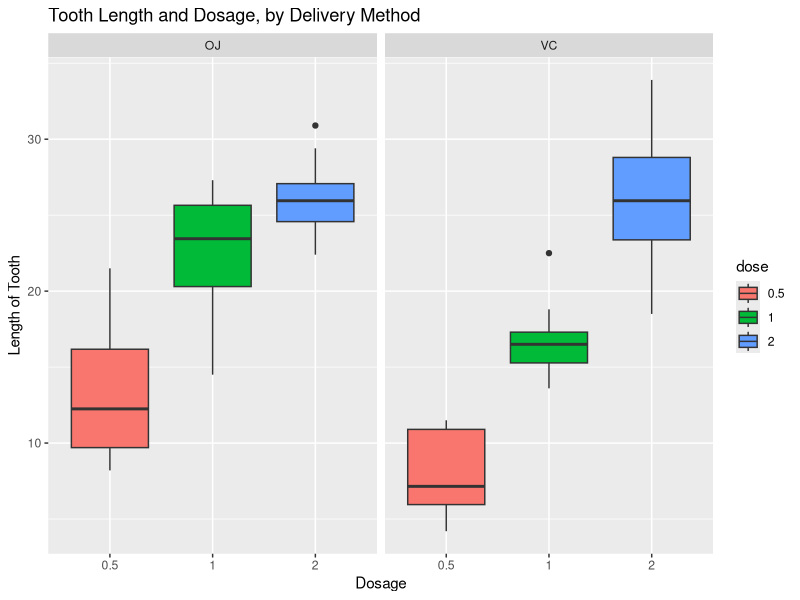
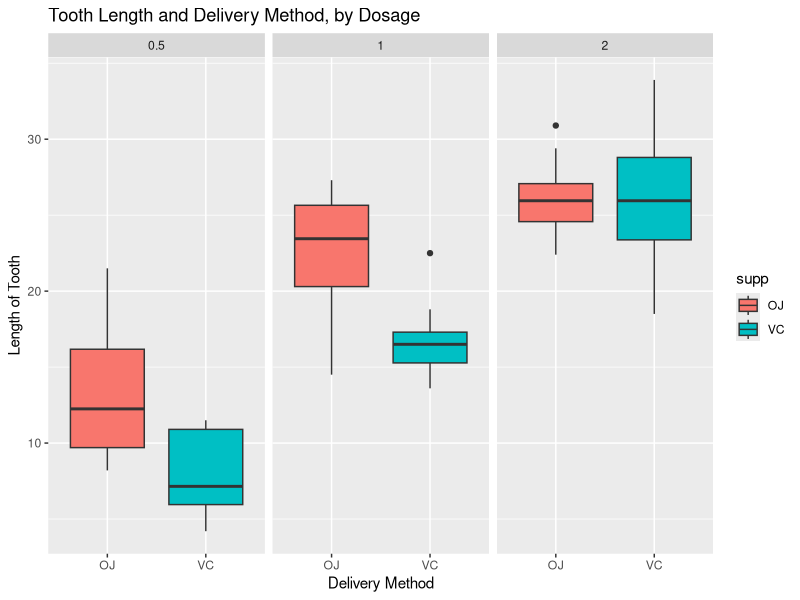

Write R code to recreate these figures, in order.
## ---- chunk 1
knitr::opts_chunk$set(echo = TRUE)
## ---- chunk 2
# Load libraries
library(ggplot2)
## ---- chunk 3

# Load ToothGrowth
data("ToothGrowth")

# Set the dose as a factor instead of the default num class. This is done for
# future plots.
ToothGrowth$dose <- as.factor(ToothGrowth$dose)


## ---- chunk 4
# Use summary to display a summary of the data
summary(ToothGrowth)

## ---- chunk 5
# Use str to display the structure of the data
str(ToothGrowth)

## ---- chunk 6
# Use head and tail to show the first six (6) and last six(6) rows of data.
head(ToothGrowth)

tail(ToothGrowth)

## ---- chunk 7

# Plot of tooth lenth vs dosage, by delivery method
g_len_dose <- ggplot(ToothGrowth, aes(dose,len))+geom_boxplot(aes(fill = dose))+
        facet_grid(~supp) + ylab("Length of Tooth") + xlab("Dosage") +
        ggtitle("Tooth Length and Dosage, by Delivery Method")

g_len_dose
## ---- chunk 8

# Plot of tooth lenth vs supp, by dosage
g_len_supp <- ggplot(ToothGrowth, aes(supp,len))+geom_boxplot(aes(fill = supp))+
        facet_grid(~dose) + ylab("Length of Tooth") + xlab("Delivery Method") +
        ggtitle("Tooth Length and Delivery Method, by Dosage")

g_len_supp
## ---- chunk 9

# Run T-test
supp_ttest <- t.test(data = ToothGrowth,len~supp)

supp_ttest

## ---- chunk 10

# Run T-test, with dosages: 0.5 and 1.0
Subset_1 <- subset(ToothGrowth, ToothGrowth$dose %in% c(0.5,1.0))
Subset_1tt <- t.test(data=Subset_1,len~dose)
Subset_1tt

## ---- chunk 11

# Run T-test, with dosages: 0.5 and 2.0
Subset_2 <- subset(ToothGrowth, ToothGrowth$dose %in% c(0.5,2.0))
Subset_2tt <- t.test(data=Subset_2,len~dose)
Subset_2tt

## ---- chunk 12

# Run T-test, with dosages: 1.0 and 2.0
Subset_3 <- subset(ToothGrowth, ToothGrowth$dose %in% c(1.0,2.0))
Subset_3tt <- t.test(data=Subset_2,len~dose)
Subset_3tt

